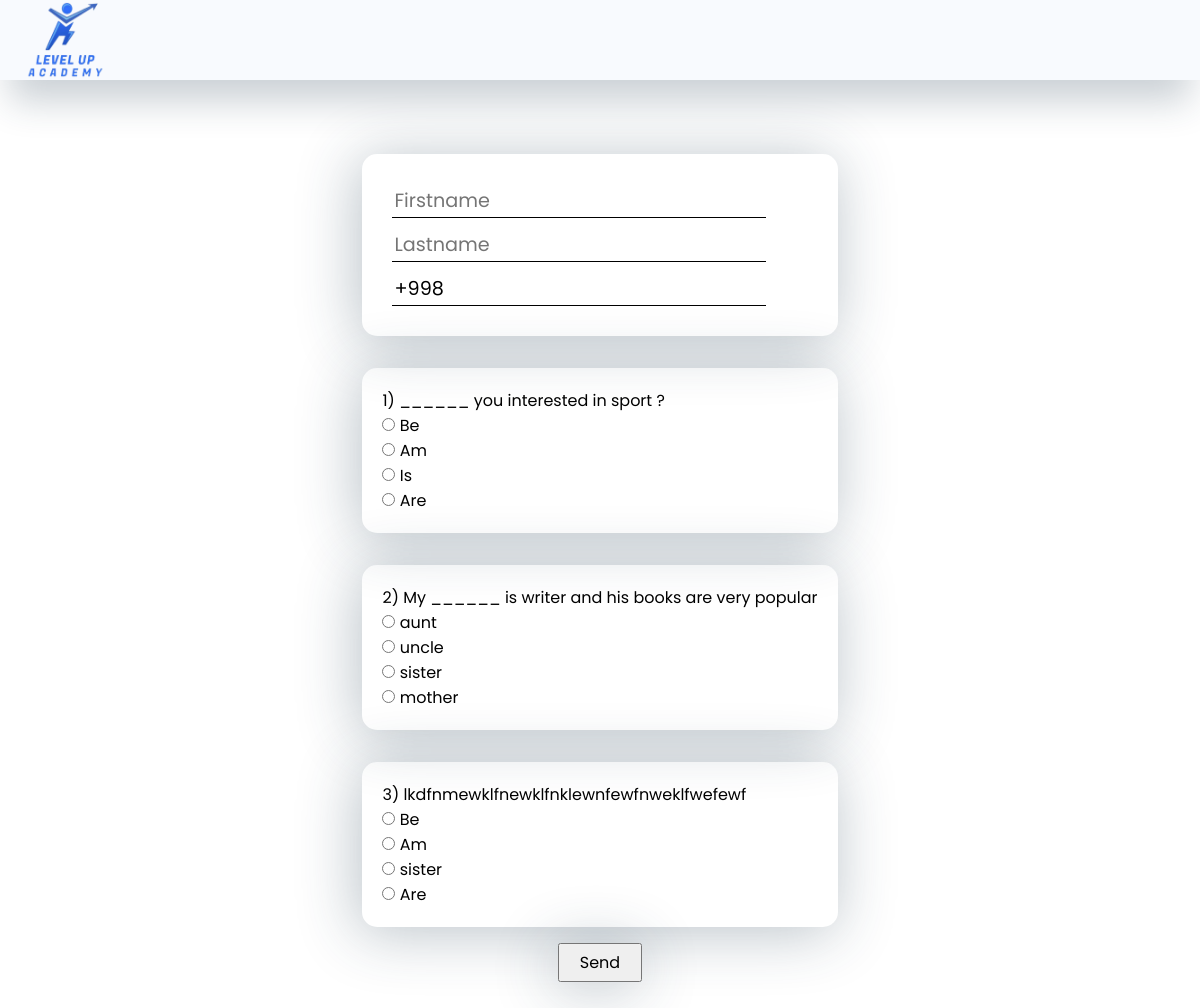
/test/1, run on the app's committed database.
### main/models.py (models this page shows, shortened)
class Question(models.Model):
    test = models.ForeignKey(Test, on_delete=models.CASCADE)
    question = models.TextField()
    TEST_CHOICES = (
        ('a', "a"),
        ('b', "b"),
        ('c', "c"),
        ('d', "d")
    )
    a = models.CharField(max_length=600)
    b = models.CharField(max_length=600)
    c = models.CharField(max_length=600)
    d = models.CharField(max_length=600)
    true_answer = models.CharField(max_length=1, help_text="E.x: a", choices=TEST_CHOICES)

### main/views.py (the view, shortened to what this page needs)
# urls.py: path('test/', IndexTestView.as_view(), name='test'),
def test(request, test_id):
    test = get_object_or_404(Test, id=test_id)
    questions = Question.objects.filter(test=test)
    context = {
        'test': test,
        'questions': questions
    }
    return render(request, 'test.html', context)

### templates/test.html (shortened to what this page needs)
{% load static %}
<!DOCTYPE html>
<html lang="en">
<head>
    <link rel="stylesheet" href="{% static 'css/test.css' %}">
</head>
<body>
    <div class="navbar-test">
        <img  class="logo-test" src="{% static 'images/logo.png' %}" >
    </div>
    <div class="test-cotainer">
      <div class="test-block">
            <form method="post" class="t-form" >
                <div class="q-head">
                    <div class="inp-data">
                        <input required type="text" class="t-input" name="first_name" placeholder="Firstname" >
                    </div>
                    <div class="inp-data">
                        <input required type="text" class="t-input" name="last_name" placeholder="Lastname" >
                    </div>
                    <div class="inp-data">
                        <input required type="text" value="+998" class="t-input" name="phone_number" placeholder="+998" >
                    </div>
                </div>
                {% for q in questions %}
                <div class="q-body">
                    <div class="q-block">
                        <div class="q-text">{{ forloop.counter }}) {{ q.question }}</div>
                        <div class="a-block">
                           <div class="a-row">
                            <input type="radio" value="a"  name="{{ q.id }}" id="{{ q.id }}-a" >
                            <label for="{{ q.id }}-a">{{q.a}}</label>
                           </div>
                           <div class="a-row">
                            <input type="radio" value="b"  name="{{ q.id }}" id="{{ q.id }}-b" >
                            <label for="{{ q.id }}-b">{{q.b}}</label>
                           </div>
                           <div class="a-row">
                            <input type="radio" value="c"  name="{{ q.id }}" id="{{ q.id }}-c" >
                            <label for="{{ q.id }}-c">{{q.c}}</label>
                           </div>
                           <div class="a-row">
                            <input type="radio" value="d"  name="{{ q.id }}" id="{{ q.id }}-d" >
                            <label for="{{ q.id }}-d">{{q.d}}</label>
                           </div>
                        </div>
                    </div>
                </div>
                {% endfor %}
                <div class="q-footer">
                    <button type="submit" >Send</button>
                </div>
            </form>
      </div>
       </div>
</body>
</html>

### static/css/test.css (style rules this page uses)
* { padding: 0; margin: 0; box-sizing: border-box; }
.navbar-test { height: 10vh; width: 100%; text-align: center; backdrop-filter: blur(15px); background-color: rgba(244,247,253,.6); display: flex; justify-content: start; align-items: center; font-size: 25px; box-shadow: 0px 31px 37px -10px rgba(34, 60, 80, 0.24); font-family: 'Poppins', sans-serif; padding-left: 25px; font-family: 'Poppins', sans-serif; }
.logo-test { width: 80px; height: 80px; }
.t-form { margin-top: 2rem; padding: 10px; }
.q-head { box-shadow: -4px 5px 60px 1px rgba(34, 60, 80, 0.31); padding: 20px; border-radius: 15px; font-family: 'Poppins', sans-serif; margin-top: 2rem; }
.q-body { box-shadow: -4px 5px 60px 1px rgba(34, 60, 80, 0.31); padding: 20px; border-radius: 15px; font-family: 'Poppins', sans-serif; margin-top: 2rem; }
.t-input { border: none; border-bottom: 1px solid black; outline: none; font-size: 1.2rem; font-family: 'Poppins', sans-serif; background-color: transparent; padding: 2px; font-family: 'Poppins', sans-serif; }
.inp-data { font-family: 'Poppins', sans-serif; margin: 10px; }
.q-footer { display: flex; justify-content: center; align-items: center; padding: 1rem; font-family: 'Poppins', sans-serif; }
.test-block { display: flex; justify-content: center; align-items: center; font-family: 'Poppins', sans-serif; }
button { font-family: 'Poppins', sans-serif; padding: 5px 20px; font-size: 1rem; box-shadow: -4px 5px 60px 1px rgba(34, 60, 80, 0.31); }

### data on the page
Question: question "______ you interested in sport ?", a "Be", b "Am", c "Is", d "Are"
Question: question "My ______ is writer and his books are very popular", a "aunt", b "uncle", c "sister", d "mother"
Question: question "lkdfnmewklfnewklfnklewnfewfnweklfwefewf", a "Be", b "Am", c "sister", d "Are"
